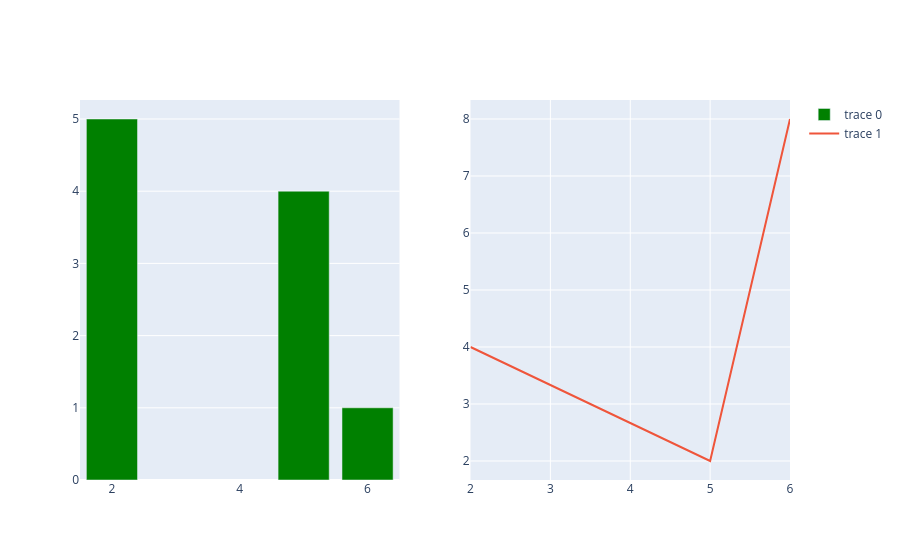

The notebook cell this image was saved under:
### Code cell
fig.add_trace(go.Bar(y=[1,4,5], x=[6,5,2], marker_color='green'), row=1, col=1)
fig.add_trace(go.Scatter(y=[8,2,4], x=[6,5,2,7], mode='lines'), row=1, col=2)
fig.show()

### Figure 1 — Plotly figure (JSON) as saved in the notebook; plotly's stock layout.template omitted (floating-point values rounded to 4 significant figures)
{"data": [{"marker": {"color": "green"}, "type": "bar", "x": [6, 5, 2], "xaxis": "x", "y": [1, 4, 5], "yaxis": "y"}, {"mode": "lines", "type": "scatter", "x": [6, 5, 2, 7], "xaxis": "x2", "y": [8, 2, 4], "yaxis": "y2"}], "layout": {"xaxis": {"anchor": "y", "domain": [0, 0.45]}, "xaxis2": {"anchor": "y2", "domain": [0.55, 1]}, "yaxis": {"anchor": "x", "domain": [0, 1]}, "yaxis2": {"anchor": "x2", "domain": [0, 1]}}}
